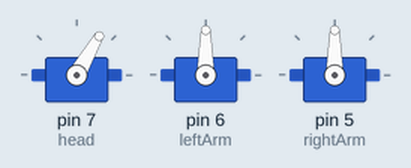
The sketch below on a simulated Arduino Uno, built with avr-gcc and run on an emulated ATmega328P. On the bench: 3 × servo.

Above: at 0.05 s.
At 1.35 s:
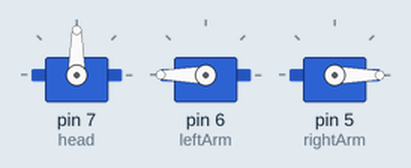
At 2.7 s:
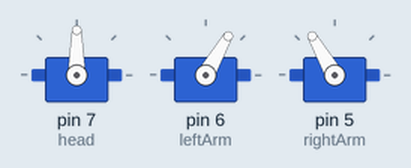
At 4.0 s:
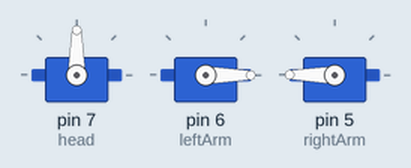
At 5.35 s:
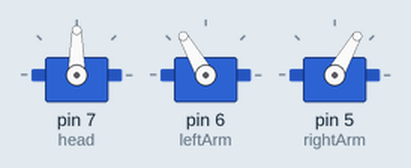
At 10.7 s:
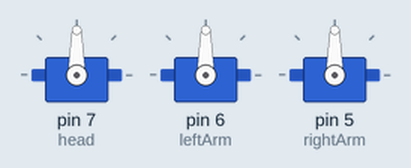
Timing chart, 0 to 13.9 s (numbered marks = the images above):
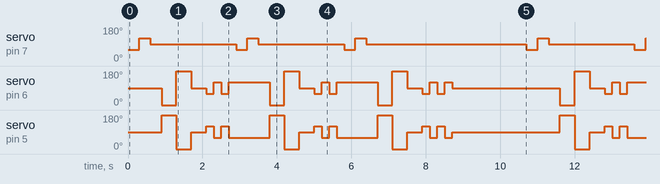

Measured:
- by itself, servo on pin 6 (leftArm), servo on pin 5 (rightArm): moves between 0° and 180°, repeating every 10.7 s
- by itself, servo on pin 7 (head): repeats every 10.7 s: 90° 2.3 s, 60° 0.30 s, 120° 0.30 s, 90° 2.3 s, 60° 0.30 s, 120° 0.30 s, 90° 4.3 s, 60° 0.30 s, 120° 0.30 s

The sketch:

body_movement.ino
```cpp
#include <Servo.h>

// Create Servo objects
Servo head;      // Pin 7
Servo leftArm;   // Pin 6
Servo rightArm;  // Pin 5

void setup() {
  head.attach(7);
  leftArm.attach(6);
  rightArm.attach(5);

  head.write(90);
  leftArm.write(90);
  rightArm.write(90);

}

void loop() {
  for (int i = 0; i < 3; i++) { // Dance loop 3 times
    // Head nod left to right
    head.write(60);
    delay(300);
    head.write(120);
    delay(300);
    head.write(90); // back to center
    delay(300);

    // Left arm up, right arm down
    leftArm.write(0);
    rightArm.write(180);
    delay(400);

    // Left arm down, right arm up
    leftArm.write(180);
    rightArm.write(0);
    delay(400);

    // Both arms to middle
    leftArm.write(90);
    rightArm.write(90);
    delay(400);

    // Quick wave
    for (int j = 0; j < 2; j++) {
      leftArm.write(60);
      rightArm.write(120);
      delay(200);
      leftArm.write(120);
      rightArm.write(60);
      delay(200);
    }
  }

  // End pose
  head.write(90);       // head center
  leftArm.write(90);    // arms relaxed
  rightArm.write(90);
  delay(2000);          // Pause before repeating the dance
}
```
